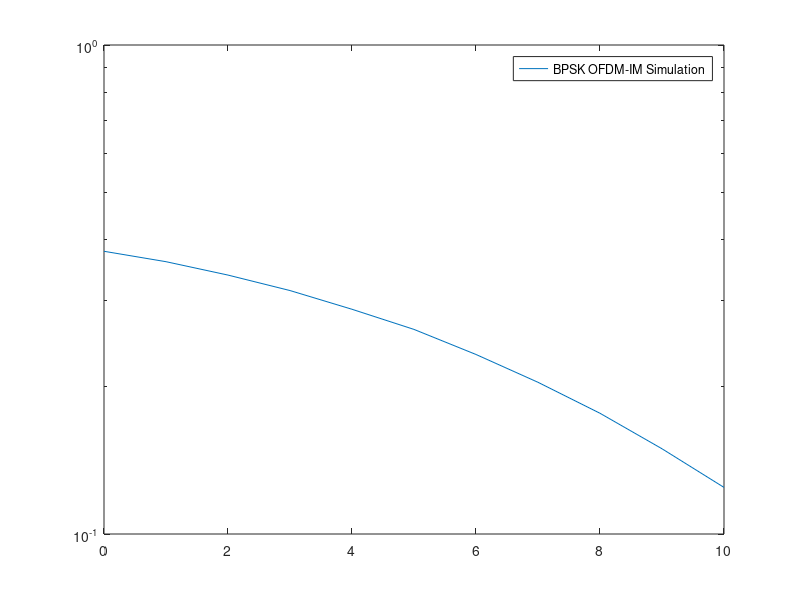

MATLAB code to generate this figure:
pkg load communications;
clc; clear all; close all;


####Arguments####
SNRdb = [0:10];     	###### SNR range ######
modulation = 16;    	###### Modulation scheme ######
noblocks = 5000;           	###### Number of OFDM-IM blocks ######

NFFT = 60;     		###### Number of OFDM subcarriers ######
CPL = 16;      		###### Cyclic Prefix ######

g = 10;  		###### Number of subblocks ######
m = 190;  		###### Size of info bits ######

k = 4;   		###### Number of active subcarriers ######

Eb = 1;			###### The energy of one bit ######

######OFDM#######
DSC = k * g;     %Data subcarriers (Active Subcarriers)
SNRdbSymbol = SNRdb + 10*log10(DSC/NFFT) + 10*log10(NFFT/(NFFT+CPL)); %Symbol per noise ratio
symbolbits = log2(modulation);

######INDEX-MODULATION#######
p = m/g;  %Number of bits in each subblock
n = NFFT/g; %OFDM-IM subblock length
p1 = k * symbolbits;  %M-ary signal
p2 = floor(log2(factorial(n)/(factorial(n-k)*factorial(k))));       %Index bits  

maxNumber = 2 ^ p2;       %all possible combinations of carrier indexes
indeces = nchoosek([1:NFFT/g], k);
noindeces = nchoosek(NFFT/g, k);

N = noblocks * m;		##### Input Length #####

SNRw = 10.^(SNRdbSymbol/10);
Noise = 2*Eb./SNRw;

input = randi([0, 1], 1, N);

noblocks = N/m;         %Number of OFDM-IM blocks

##### Splitting the input into a three dimensional array #####
%1st Dimension (Vertical) : Bits of each subblock
%2nd Dimension (Horizontal) : Splitting the subblocks
%3nd Dimension (z) : Splitting the OFDM-IM symbols
bitBlocks = reshape(input, m, noblocks);
bitBlocks = reshape(bitBlocks, p, g, noblocks);

##### Extracting the index #####
activeSubcarriers = bin2dec(num2str(reshape(bitBlocks((p1+1):p, :, :), p2, noblocks*g)'));
realIndexBits = reshape(bitBlocks((p1+1):p, :, :), p2, noblocks*g);
realIndex = activeSubcarriers;


activeSubcarriers = indeces(activeSubcarriers+1, :);    %Mapping the p2 bits into an active subcarrier indeχ pattern

realData = reshape(bitBlocks(1:p1, :, :), p1, noblocks*g).'; 
  
##### Extracting the data #####
inputSymbols = bin2dec(num2str(reshape(bitBlocks(1:p1, :, :), symbolbits, noblocks*g * k)'));
complexInputSymbols = qammod(inputSymbols, modulation);		%Encoding M-ary modulated data

offset = [0:n:noblocks*NFFT-n]';
activeSubcarriers = activeSubcarriers + offset;

%Initializing the fft blocks
ifftInput = zeros(noblocks, NFFT);

%Placing the data in the appropriate positions
ifftInput(activeSubcarriers) = complexInputSymbols;

%Applaying the ifft
ifftSignal = ((NFFT/sqrt(DSC)) * ifft(fftshift(ifftInput.'))).';
%Adding Cyclic Prefix
SignalWithCyclicPrefix = ifftSignal(:, end-CPL+1:end);
SignalWithCyclicPrefix = [SignalWithCyclicPrefix ifftSignal];

%Serializing the data
totalLength = noblocks*(NFFT+CPL);
channelInput = reshape(SignalWithCyclicPrefix.', 1, totalLength);

######### RICIAN ###############
Kdb = 2;  %Ratio of direct path and scattered paths
Mi = 1;   %Interpolation factor

K = 10 ^ (Kdb/10);
const = 1/(2*(K+1));
x = randn(1,totalLength);
y = randn(1,totalLength);
r = sqrt(const*((x + sqrt(2*K)).^2 + y.^2));
rt = zeros(1,Mi*length(r));
ki = 1;

for i=1:length(r)
  rt(ki:i*Mi) = r(i);
  ki = ki+Mi;
end
h = rt;

##################################

errors = []
rightIndexDataErrors = [];

for noise = Noise
  
  %AWGN and Rician channel fading
  awgnnoise = sqrt(noise/2)*randn(1, totalLength) + j*sqrt(noise/2)*randn(1, totalLength);
  data = h .* channelInput + awgnnoise;
  
  %Removing the channel fading (We assume that the receiver knows the channel coefficients and the CHANNEL TAPS < CP)
  data = data ./ h;

  receivedSignal = reshape(data.', NFFT+CPL, noblocks).';
  
  %Removing Cyclic Prefix
  receivedSignal = receivedSignal(:, end-NFFT+1:end);
  
  %Applying fft
  receivedSymbols = (sqrt(DSC)/NFFT)*fftshift(fft(receivedSignal.'));
  
  receivedSymbols = reshape(receivedSymbols.', n, noblocks*g);
  
  %Sorting the data by power in order to find the most probable active carriers
  [sorted, index] = sort(abs(receivedSymbols), "descend");
  blockIndex = index(1:k, :);
  [sorted, index] = sort(blockIndex, "ascend");
  
  pos = zeros(maxNumber, noblocks*g);
  %Finding the indeces of active subcarriers
  for i = 1:k
    
    a = sorted(i,:) - indeces (1:maxNumber,i);
    pos = pos | a;
    
  endfor
  
  [pos ic] = min(pos);
  
  d1 = dec2bin(ic-1);
  d1 = str2num(d1(:));
  d1 = reshape(d1, noblocks*g, p2);
  
  newIndex = sorted.' + offset;
  %Retrieving the M-ary data
  receivedSymbols = receivedSymbols(newIndex);
  %Demodulate M-ary data
  data = qamdemod(receivedSymbols, modulation);
  
  data = reshape(data, g*k, noblocks);
  
  finalData = de2bi(data, symbolbits, "left-msb");
  finalData= reshape(finalData.', p1, noblocks* g).';
  
  %Concatenating the active indeces with the data
  
  rightIndexData = find(~([ic - 1].' - realIndex));
  
  data = [finalData d1];
  data = reshape(data.', 1, N);

  errors = [errors nnz(input-data)];

endfor

dataMatSize = size(realData, 1) * size(realData, 2);

errors = errors/N;

semilogy(SNRdb,errors);

legend("BPSK OFDM-IM Simulation");

